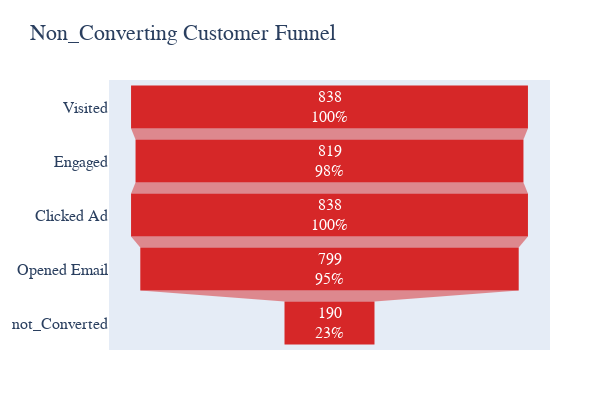

Notebook cell for this chart:
### Code cell
# Sometimes the SQL returns columns in lowercase or underscores, so map manually:
stages = ['Visited', 'Engaged', 'Clicked Ad', 'Opened Email', 'not_Converted']
counts = [
    df3['visited'][0],
    df3['engaged_visitors'][0],
    df3['clicked_ad'][0],
    df3['opened_email'][0],
    df3['non_converted'][0]
]

fig = go.Figure(go.Funnel(y=stages, x=counts, textinfo="value+percent initial", marker=dict(color="#d62728"),
    textfont={"size": 16}  
))

fig.update_layout(title="Non_Converting Customer Funnel", width=600, height=400, font=dict(size=16, family="Arial"),
    margin=dict(t=80, l=50, r=50, b=50)
)

pio.show(fig, filename='Not_converted_Funnel.html')

### Figure 1 — Plotly figure (JSON) as saved in the notebook; plotly's stock layout.template omitted (floating-point values rounded to 4 significant figures)
{"data": [{"marker": {"color": "#d62728"}, "textfont": {"size": 16}, "textinfo": "value+percent initial", "type": "funnel", "x": [838, 819, 838, 799, 190], "y": ["Visited", "Engaged", "Clicked Ad", "Opened Email", "not_Converted"]}], "layout": {"font": {"family": "Arial", "size": 16}, "height": 400, "margin": {"b": 50, "l": 50, "r": 50, "t": 80}, "title": {"text": "Non_Converting Customer Funnel"}, "width": 600, "xaxis": {"autorange": true, "range": [-465.6, 465.6], "type": "linear"}, "yaxis": {"autorange": true, "range": [4.5, -0.5], "type": "category"}}}
